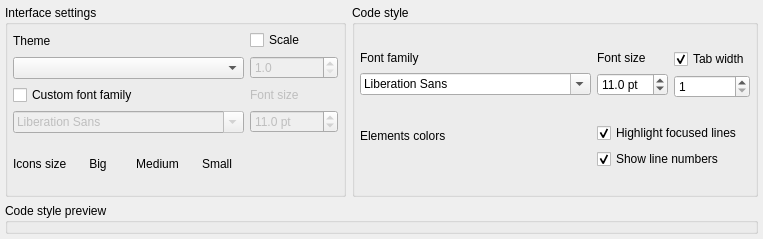
        <widget class="QWidget" name="tab">
         <attribute name="icon">
          <iconset resource="../../res/resources.qrc">
           <normaloff>:/icons/icons/uicode.png</normaloff>:/icons/icons/uicode.png</iconset>
         </attribute>
         <attribute name="title">
          <string>Interface &amp;&amp; Code</string>
         </attribute>
         <layout class="QGridLayout" name="gridLayout_4">
          <property name="leftMargin">
           <number>5</number>
          </property>
          <property name="topMargin">
           <number>5</number>
          </property>
          <property name="rightMargin">
           <number>5</number>
          </property>
          <property name="bottomMargin">
           <number>5</number>
          </property>
          <item row="0" column="0">
           <widget class="QGroupBox" name="ui_theme_gb">
            <property name="sizePolicy">
             <sizepolicy hsizetype="Fixed" vsizetype="Preferred">
              <horstretch>0</horstretch>
              <verstretch>0</verstretch>
             </sizepolicy>
            </property>
            <property name="minimumSize">
             <size>
              <width>0</width>
              <height>0</height>
             </size>
            </property>
            <property name="title">
             <string>Interface settings</string>
            </property>
            <layout class="QGridLayout" name="gridLayout_3">
             <property name="leftMargin">
              <number>5</number>
             </property>
             <property name="topMargin">
              <number>5</number>
             </property>
             <property name="rightMargin">
              <number>5</number>
             </property>
             <property name="bottomMargin">
              <number>5</number>
             </property>
             <item row="2" column="0" colspan="3">
              <layout class="QHBoxLayout" name="horizontalLayout_5">
               <item>
                <widget class="QLabel" name="label">
                 <property name="sizePolicy">
                  <sizepolicy hsizetype="Fixed" vsizetype="Fixed">
                   <horstretch>0</horstretch>
                   <verstretch>0</verstretch>
                  </sizepolicy>
                 </property>
                 <property name="text">
                  <string>Icons size</string>
                 </property>
                </widget>
               </item>
               <item>
                <widget class="QToolButton" name="icon_big_tb">
                 <property name="sizePolicy">
                  <sizepolicy hsizetype="Preferred" vsizetype="Preferred">
                   <horstretch>0</horstretch>
                   <verstretch>0</verstretch>
                  </sizepolicy>
                 </property>
                 <property name="minimumSize">
                  <size>
                   <width>50</width>
                   <height>50</height>
                  </size>
                 </property>
                 <property name="text">
                  <string>Big</string>
                 </property>
                 <property name="icon">
                  <iconset resource="../../res/resources.qrc">
                   <normaloff>:/icons/icons/config.png</normaloff>:/icons/icons/config.png</iconset>
                 </property>
                 <property name="iconSize">
                  <size>
                   <width>48</width>
                   <height>48</height>
                  </size>
                 </property>
                 <property name="checkable">
                  <bool>true</bool>
                 </property>
                 <property name="checked">
                  <bool>false</bool>
                 </property>
                 <property name="toolButtonStyle">
                  <enum>Qt::ToolButtonStyle::ToolButtonIconOnly</enum>
                 </property>
                 <property name="autoRaise">
                  <bool>true</bool>
                 </property>
                </widget>
               </item>
               <item>
                <widget class="QToolButton" name="icon_medium_tb">
                 <property name="sizePolicy">
                  <sizepolicy hsizetype="Preferred" vsizetype="Preferred">
                   <horstretch>0</horstretch>
                   <verstretch>0</verstretch>
                  </sizepolicy>
                 </property>
                 <property name="minimumSize">
                  <size>
                   <width>50</width>
                   <height>50</height>
                  </size>
                 </property>
                 <property name="text">
                  <string>Medium</string>
                 </property>
                 <property name="icon">
                  <iconset resource="../../res/resources.qrc">
                   <normaloff>:/icons/icons/config.png</normaloff>:/icons/icons/config.png</iconset>
                 </property>
                 <property name="iconSize">
                  <size>
                   <width>38</width>
                   <height>38</height>
                  </size>
                 </property>
                 <property name="checkable">
                  <bool>true</bool>
                 </property>
                 <property name="toolButtonStyle">
                  <enum>Qt::ToolButtonStyle::ToolButtonIconOnly</enum>
                 </property>
                 <property name="autoRaise">
                  <bool>true</bool>
                 </property>
                </widget>
               </item>
               <item>
                <widget class="QToolButton" name="icon_small_tb">
                 <property name="sizePolicy">
                  <sizepolicy hsizetype="Preferred" vsizetype="Preferred">
                   <horstretch>0</horstretch>
                   <verstretch>0</verstretch>
                  </sizepolicy>
                 </property>
                 <property name="minimumSize">
                  <size>
                   <width>50</width>
                   <height>50</height>
                  </size>
                 </property>
                 <property name="text">
                  <string>Small</string>
                 </property>
                 <property name="icon">
                  <iconset resource="../../res/resources.qrc">
                   <normaloff>:/icons/icons/config.png</normaloff>:/icons/icons/config.png</iconset>
                 </property>
                 <property name="iconSize">
                  <size>
                   <width>32</width>
                   <height>32</height>
                  </size>
                 </property>
                 <property name="checkable">
                  <bool>true</bool>
                 </property>
                 <property name="toolButtonStyle">
                  <enum>Qt::ToolButtonStyle::ToolButtonIconOnly</enum>
                 </property>
                 <property name="autoRaise">
                  <bool>true</bool>
                 </property>
                </widget>
               </item>
               <item>
                <spacer name="horizontalSpacer_7">
                 <property name="orientation">
                  <enum>Qt::Orientation::Horizontal</enum>
                 </property>
                 <property name="sizeHint" stdset="0">
                  <size>
                   <width>40</width>
                   <height>20</height>
                  </size>
                 </property>
                </spacer>
               </item>
              </layout>
             </item>
             <item row="0" column="2">
              <layout class="QVBoxLayout" name="verticalLayout_9">
               <item>
                <widget class="QCheckBox" name="custom_scale_chk">
                 <property name="sizePolicy">
                  <sizepolicy hsizetype="Fixed" vsizetype="Preferred">
                   <horstretch>0</horstretch>
                   <verstretch>0</verstretch>
                  </sizepolicy>
                 </property>
                 <property name="toolTip">
                  <string>&lt;p&gt;Defines a custom UI scale factor. This factor is applied when drawing widgets and fonts. Requires restarting pgModeler when in use.&lt;/p&gt;</string>
                 </property>
                 <property name="text">
                  <string>Scale </string>
                 </property>
                </widget>
               </item>
               <item>
                <widget class="QDoubleSpinBox" name="custom_scale_spb">
                 <property name="enabled">
                  <bool>false</bool>
                 </property>
                 <property name="sizePolicy">
                  <sizepolicy hsizetype="Preferred" vsizetype="Preferred">
                   <horstretch>0</horstretch>
                   <verstretch>0</verstretch>
                  </sizepolicy>
                 </property>
                 <property name="decimals">
                  <number>1</number>
                 </property>
                 <property name="minimum">
                  <double>1.000000000000000</double>
                 </property>
                 <property name="maximum">
                  <double>2.000000000000000</double>
                 </property>
                 <property name="singleStep">
                  <double>0.100000000000000</double>
                 </property>
                </widget>
               </item>
              </layout>
             </item>
             <item row="0" column="0" colspan="2">
              <layout class="QVBoxLayout" name="verticalLayout_10">
               <item>
                <widget class="QLabel" name="label_4">
                 <property name="text">
                  <string>Theme</string>
                 </property>
                </widget>
               </item>
               <item>
                <widget class="QComboBox" name="theme_cmb">
                 <property name="sizePolicy">
                  <sizepolicy hsizetype="Expanding" vsizetype="Fixed">
                   <horstretch>0</horstretch>
                   <verstretch>0</verstretch>
                  </sizepolicy>
                 </property>
                 <property name="maximumSize">
                  <size>
                   <width>250</width>
                   <height>16777215</height>
                  </size>
                 </property>
                </widget>
               </item>
              </layout>
             </item>
             <item row="1" column="0" colspan="2">
              <layout class="QVBoxLayout" name="verticalLayout_24">
               <item>
                <widget class="QCheckBox" name="ui_font_chk">
                 <property name="sizePolicy">
                  <sizepolicy hsizetype="Fixed" vsizetype="Fixed">
                   <horstretch>0</horstretch>
                   <verstretch>0</verstretch>
                  </sizepolicy>
                 </property>
                 <property name="toolTip">
                  <string>&lt;p&gt;Defines a custom UI scale factor. This factor is applied when drawing widgets and fonts. Requires restarting pgModeler when in use.&lt;/p&gt;</string>
                 </property>
                 <property name="text">
                  <string>Custom font family</string>
                 </property>
                </widget>
               </item>
               <item>
                <widget class="QFontComboBox" name="ui_font_cmb">
                 <property name="enabled">
                  <bool>false</bool>
                 </property>
                 <property name="sizePolicy">
                  <sizepolicy hsizetype="Preferred" vsizetype="Preferred">
                   <horstretch>0</horstretch>
                   <verstretch>0</verstretch>
                  </sizepolicy>
                 </property>
                 <property name="maximumSize">
                  <size>
                   <width>250</width>
                   <height>16777215</height>
                  </size>
                 </property>
                 <property name="sizeAdjustPolicy">
                  <enum>QComboBox::SizeAdjustPolicy::AdjustToContents</enum>
                 </property>
                </widget>
               </item>
              </layout>
             </item>
             <item row="1" column="2">
              <layout class="QVBoxLayout" name="verticalLayout_25">
               <item>
                <widget class="QLabel" name="ui_font_size_lbl">
                 <property name="enabled">
                  <bool>false</bool>
                 </property>
                 <property name="sizePolicy">
                  <sizepolicy hsizetype="Preferred" vsizetype="Preferred">
                   <horstretch>0</horstretch>
                   <verstretch>0</verstretch>
                  </sizepolicy>
                 </property>
                 <property name="text">
                  <string>Font size</string>
                 </property>
                </widget>
               </item>
               <item>
                <widget class="QDoubleSpinBox" name="ui_font_size_spb">
                 <property name="enabled">
                  <bool>false</bool>
                 </property>
                 <property name="sizePolicy">
                  <sizepolicy hsizetype="Preferred" vsizetype="Fixed">
                   <horstretch>0</horstretch>
                   <verstretch>0</verstretch>
                  </sizepolicy>
                 </property>
                 <property name="specialValueText">
                  <string/>
                 </property>
                 <property name="suffix">
                  <string> pt</string>
                 </property>
                 <property name="decimals">
                  <number>1</number>
                 </property>
                 <property name="minimum">
                  <double>5.000000000000000</double>
                 </property>
                 <property name="maximum">
                  <double>100.000000000000000</double>
                 </property>
                 <property name="singleStep">
                  <double>0.500000000000000</double>
                 </property>
                 <property name="value">
                  <double>11.000000000000000</double>
                 </property>
                </widget>
               </item>
              </layout>
             </item>
            </layout>
           </widget>
          </item>
          <item row="0" column="1">
           <widget class="QGroupBox" name="code_style_gb">
            <property name="sizePolicy">
             <sizepolicy hsizetype="Expanding" vsizetype="Preferred">
              <horstretch>0</horstretch>
              <verstretch>0</verstretch>
             </sizepolicy>
            </property>
            <property name="title">
             <string>Code style</string>
            </property>
            <layout class="QGridLayout" name="gridLayout_2">
             <property name="leftMargin">
              <number>5</number>
             </property>
             <property name="topMargin">
              <number>5</number>
             </property>
             <property name="rightMargin">
              <number>5</number>
             </property>
             <property name="bottomMargin">
              <number>5</number>
             </property>
             <item row="0" column="0">
              <layout class="QVBoxLayout" name="verticalLayout_4">
               <item>
                <widget class="QLabel" name="font_lbl_3">
                 <property name="sizePolicy">
                  <sizepolicy hsizetype="Fixed" vsizetype="Fixed">
                   <horstretch>0</horstretch>
                   <verstretch>0</verstretch>
                  </sizepolicy>
                 </property>
                 <property name="text">
                  <string>Font family</string>
                 </property>
                </widget>
               </item>
               <item>
                <widget class="QFontComboBox" name="code_font_cmb">
                 <property name="sizePolicy">
                  <sizepolicy hsizetype="Expanding" vsizetype="Fixed">
                   <horstretch>0</horstretch>
                   <verstretch>0</verstretch>
                  </sizepolicy>
                 </property>
                 <property name="sizeAdjustPolicy">
                  <enum>QComboBox::SizeAdjustPolicy::AdjustToContents</enum>
                 </property>
                </widget>
               </item>
              </layout>
             </item>
             <item row="0" column="2">
              <layout class="QVBoxLayout" name="verticalLayout_7">
               <item>
                <widget class="QCheckBox" name="tab_width_chk">
                 <property name="sizePolicy">
                  <sizepolicy hsizetype="Fixed" vsizetype="Fixed">
                   <horstretch>0</horstretch>
                   <verstretch>0</verstretch>
                  </sizepolicy>
                 </property>
                 <property name="text">
                  <string>Tab width</string>
                 </property>
                 <property name="checked">
                  <bool>true</bool>
                 </property>
                </widget>
               </item>
               <item>
                <widget class="QSpinBox" name="tab_width_spb">
                 <property name="enabled">
                  <bool>true</bool>
                 </property>
                 <property name="sizePolicy">
                  <sizepolicy hsizetype="Preferred" vsizetype="Fixed">
                   <horstretch>0</horstretch>
                   <verstretch>0</verstretch>
                  </sizepolicy>
                 </property>
                 <property name="minimum">
                  <number>1</number>
                 </property>
                 <property name="maximum">
                  <number>100</number>
                 </property>
                 <property name="value">
                  <number>1</number>
                 </property>
                </widget>
               </item>
              </layout>
             </item>
             <item row="1" column="0">
              <layout class="QVBoxLayout" name="verticalLayout_5">
               <item>
                <widget class="QLabel" name="colors_lbl_2">
                 <property name="sizePolicy">
                  <sizepolicy hsizetype="Fixed" vsizetype="Fixed">
                   <horstretch>0</horstretch>
                   <verstretch>0</verstretch>
                  </sizepolicy>
                 </property>
                 <property name="text">
                  <string>Elements colors</string>
                 </property>
                </widget>
               </item>
               <item>
                <layout class="QHBoxLayout" name="code_wgt_colors_lt">
                 <property name="spacing">
                  <number>10</number>
                 </property>
                 <item>
                  <spacer name="horizontalSpacer_2">
                   <property name="orientation">
                    <enum>Qt::Orientation::Horizontal</enum>
                   </property>
                   <property name="sizeHint" stdset="0">
                    <size>
                     <width>40</width>
                     <height>20</height>
                    </size>
                   </property>
                  </spacer>
                 </item>
                </layout>
               </item>
              </layout>
             </item>
             <item row="1" column="1" colspan="2">
              <layout class="QVBoxLayout" name="verticalLayout_8">
               <item>
                <widget class="QCheckBox" name="hightlight_lines_chk">
                 <property name="sizePolicy">
                  <sizepolicy hsizetype="Expanding" vsizetype="Fixed">
                   <horstretch>0</horstretch>
                   <verstretch>0</verstretch>
                  </sizepolicy>
                 </property>
                 <property name="text">
                  <string>Highlight focused lines</string>
                 </property>
                 <property name="checked">
                  <bool>true</bool>
                 </property>
                </widget>
               </item>
               <item>
                <widget class="QCheckBox" name="disp_line_numbers_chk">
                 <property name="sizePolicy">
                  <sizepolicy hsizetype="Expanding" vsizetype="Fixed">
                   <horstretch>0</horstretch>
                   <verstretch>0</verstretch>
                  </sizepolicy>
                 </property>
                 <property name="text">
                  <string>Show line numbers</string>
                 </property>
                 <property name="checked">
                  <bool>true</bool>
                 </property>
                </widget>
               </item>
              </layout>
             </item>
             <item row="0" column="1">
              <layout class="QVBoxLayout" name="verticalLayout_6">
               <item>
                <widget class="QLabel" name="label_2">
                 <property name="sizePolicy">
                  <sizepolicy hsizetype="Preferred" vsizetype="Fixed">
                   <horstretch>0</horstretch>
                   <verstretch>0</verstretch>
                  </sizepolicy>
                 </property>
                 <property name="text">
                  <string>Font size</string>
                 </property>
                </widget>
               </item>
               <item>
                <widget class="QDoubleSpinBox" name="code_font_size_spb">
                 <property name="sizePolicy">
                  <sizepolicy hsizetype="Preferred" vsizetype="Fixed">
                   <horstretch>0</horstretch>
                   <verstretch>0</verstretch>
                  </sizepolicy>
                 </property>
                 <property name="specialValueText">
                  <string/>
                 </property>
                 <property name="suffix">
                  <string> pt</string>
                 </property>
                 <property name="decimals">
                  <number>1</number>
                 </property>
                 <property name="minimum">
                  <double>5.000000000000000</double>
                 </property>
                 <property name="maximum">
                  <double>100.000000000000000</double>
                 </property>
                 <property name="singleStep">
                  <double>0.500000000000000</double>
                 </property>
                 <property name="value">
                  <double>11.000000000000000</double>
                 </property>
                </widget>
               </item>
              </layout>
             </item>
            </layout>
           </widget>
          </item>
          <item row="1" column="0" colspan="2">
           <widget class="QGroupBox" name="code_preview_gb">
            <property name="sizePolicy">
             <sizepolicy hsizetype="Preferred" vsizetype="Expanding">
              <horstretch>0</horstretch>
              <verstretch>0</verstretch>
             </sizepolicy>
            </property>
            <property name="title">
             <string>Code style preview</string>
            </property>
           </widget>
          </item>
         </layout>
        </widget>
